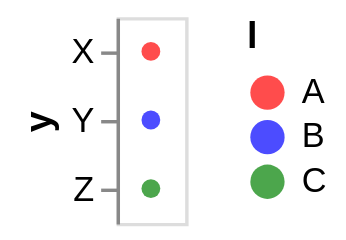

Source (Vega-Lite JSON):
### Vega specification from a JSON file in a GitHub repository (floating-point values rounded to 4 significant figures)
{"$schema": "https://vega.github.io/schema/vega/v5.json", "description": "Using the field \"c\" as the color scale's range. Note that this only works if there is a 1:1 mapping between the color domain field (`l`) and the range field (`c`).", "background": "white", "padding": 5, "width": 20, "style": "cell", "data": [{"name": "source_0", "values": [{"y": "X", "l": "A", "c": "red"}, {"y": "Y", "l": "B", "c": "blue"}, {"y": "Z", "l": "C", "c": "green"}]}], "signals": [{"name": "y_step", "value": 20}, {"name": "height", "update": "bandspace(domain('y').length, 1, 0.5) * y_step"}], "marks": [{"name": "marks", "type": "symbol", "style": ["circle"], "from": {"data": "source_0"}, "encode": {"update": {"opacity": {"value": 0.7}, "fill": {"scale": "color", "field": "l"}, "ariaRoleDescription": {"value": "circle"}, "description": {"signal": "\"\" + \"y\" + \": \" + (isValid(datum[\"y\"]) ? datum[\"y\"] : \"\"+datum[\"y\"]) + \"; \" + \"l\" + \": \" + (isValid(datum[\"l\"]) ? datum[\"l\"] : \"\"+datum[\"l\"])"}, "x": {"signal": "width", "mult": 0.5}, "y": {"scale": "y", "field": "y"}, "shape": {"value": "circle"}}}}], "scales": [{"name": "y", "type": "point", "domain": {"data": "source_0", "field": "y", "sort": true}, "range": {"step": {"signal": "y_step"}}, "padding": 0.5}, {"name": "color", "type": "ordinal", "domain": {"data": "source_0", "field": "l", "sort": true}, "range": {"data": "source_0", "field": "c", "sort": {"op": "min", "field": "l"}}}], "axes": [{"scale": "y", "orient": "left", "grid": false, "title": "y", "zindex": 0}], "legends": [{"fill": "color", "symbolType": "circle", "title": "l", "encode": {"symbols": {"update": {"opacity": {"value": 0.7}}}}}]}
